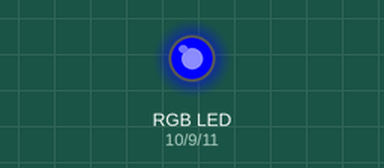
This sketch was run on a simulated Arduino Uno, built with avr-gcc and run on an emulated ATmega328P. Parts: an RGB LED mixed from three pins (HIGH = lit).

Above: at 0.1 s.
At 7.1 s:
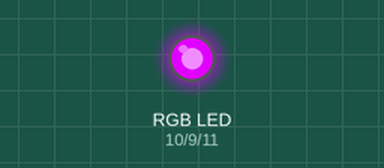
At 13.1 s:
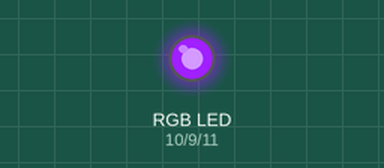
At 19.1 s:
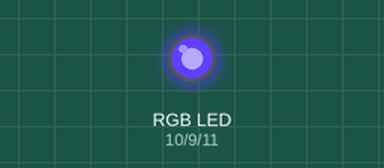
At 29.1 s:
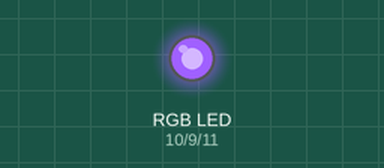
At 39.1 s:
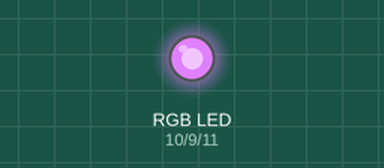
Timing chart, 0 to 40.0 s (numbered marks = the images above):
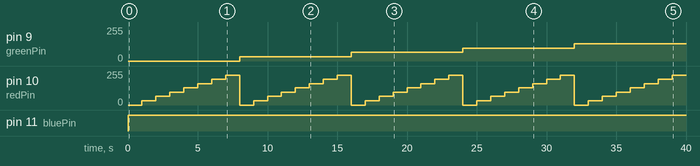

Measured:
- by itself, pin 9 (greenPin): 0/255 → 32/255 at 8.0 s, → 64/255 8.0 s later, → 96/255 8.0 s later, → 128/255 8.0 s later
- by itself, pin 11 (bluePin): LOW → HIGH at 0.00 s
- by itself, pin 10 (redPin): repeats every 8.0 s: 64/255 1.0 s, 96/255 1.0 s, 128/255 1.0 s, 160/255 1.0 s, 192/255 1.0 s, 224/255 1.0 s, 0/255 1.0 s, 32/255 1.0 s

The sketch:

_3_RGB_LEDs_cycle.ino
```cpp
/*
Adafruit Arduino - Lesson 3. RGB LED
*/

int redPin = 10;
int greenPin = 9;
int bluePin = 11;

const int delay_time = 1000;

//uncomment this line if using a Common Anode LED
#define COMMON_ANODE

void setup()
{
  pinMode(redPin, OUTPUT);
  pinMode(greenPin, OUTPUT);
  pinMode(bluePin, OUTPUT);
}

void loop()
{
  for (int i = 0; i <= 255; i = i + 32){
    for (int j = 255; j >= 0; j = j - 32){
      for (int k = 255; k >= 0; k = k - 32){
        setColor(k, j, i);
        delay(delay_time);
      }
    }
  }
}
void setColor(int red, int green, int blue)
{
  #ifdef COMMON_ANODE
    red = 255 - red;
    green = 255 - green;
    blue = 255 - blue;
  #endif
  analogWrite(redPin, red);
  analogWrite(greenPin, green);
  analogWrite(bluePin, blue);
}
```
